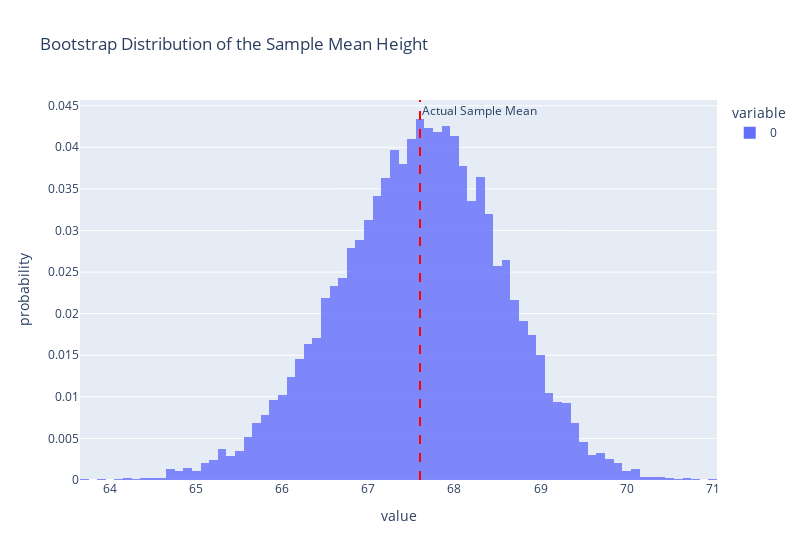

Notebook code cell kept with this figure:
### Markdown cell above
To get a sense of how much our best guess could vary across parallel universes, we can visualize the resulting distribution of synthetic best guesses:

### Code cell
fig = px.histogram(pd.Series(synth_estimates), 
            title='Bootstrap Distribution of the Sample Mean Height', 
            width=800, histnorm='probability', 
            barmode="overlay", opacity=0.8)

# Add a vertical line for the original sample mean
fig.add_vline(x=heights.mean(), line_dash="dash", line_color="red",
              annotation_text="Actual Sample Mean",
              annotation_position="top right")
fig.show()

### Figure 1 — Plotly figure (JSON) as saved in the notebook; plotly's stock layout.template omitted (floating-point values rounded to 4 significant figures; data arrays with more than 128 entries replaced by an {"elided": "..."} marker saying what was removed)
{"data": [{"bingroup": "x", "histnorm": "probability", "hovertemplate": "variable=0<br>value=%{x}<br>probability=%{y}<extra></extra>", "legendgroup": "0", "marker": {"color": "#636efa", "opacity": 0.8, "pattern": {"shape": ""}}, "name": "0", "orientation": "v", "showlegend": true, "type": "histogram", "x": {"elided": "10000 float values"}, "xaxis": "x", "yaxis": "y"}], "layout": {"annotations": [{"showarrow": false, "text": "Actual Sample Mean", "x": 67.6, "xanchor": "left", "xref": "x", "y": 1, "yanchor": "top", "yref": "y domain"}], "barmode": "overlay", "legend": {"title": {"text": "variable"}, "tracegroupgap": 0}, "shapes": [{"line": {"color": "red", "dash": "dash"}, "type": "line", "x0": 67.6, "x1": 67.6, "xref": "x", "y0": 0, "y1": 1, "yref": "y domain"}], "title": {"text": "Bootstrap Distribution of the Sample Mean Height"}, "width": 800, "xaxis": {"anchor": "y", "domain": [0, 1], "title": {"text": "value"}}, "yaxis": {"anchor": "x", "domain": [0, 1], "title": {"text": "probability"}}}}
